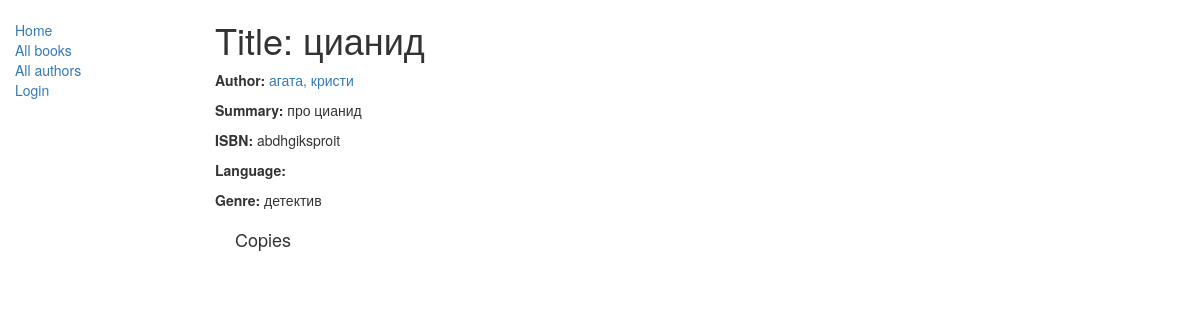
The page /catalog/book/8 on the database as committed earlier.
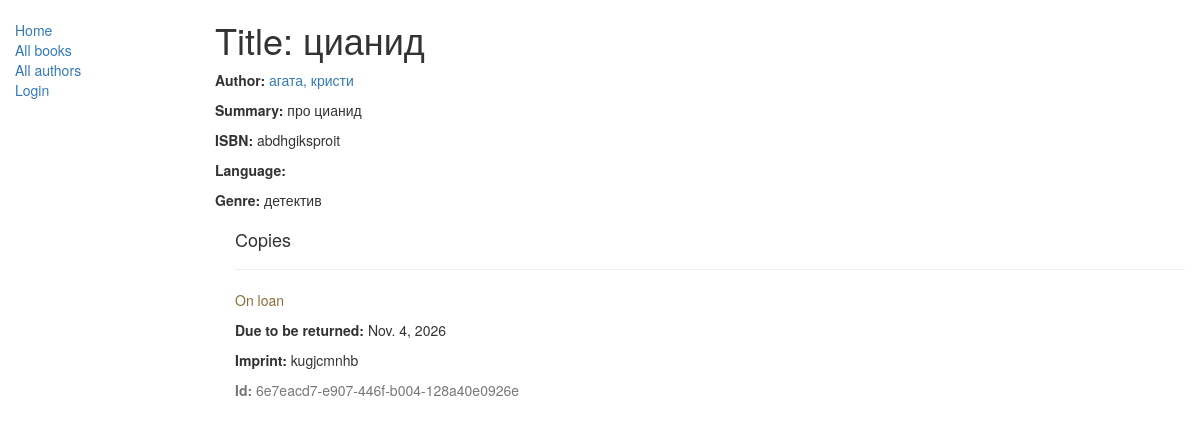
The same page on the database as committed later.
### catalog/models.py (models this page shows, shortened)
class Genre(models.Model):
    name = models.CharField(max_length=200, help_text="Enter a book genre (e.g. Science Fiction, French Poetry etc.)")
    def __str__(self):
        return self.name

class BookInstance(models.Model):
    title = models.CharField(max_length=200)
    id = models.UUIDField(primary_key=True, default=uuid.uuid4,
                          help_text="Unique ID for this particular book across whole library")
    book = models.ForeignKey('Book', on_delete=models.RESTRICT, null=True)
    imprint = models.CharField(max_length=200)
    due_back = models.DateField(null=True, blank=True)
    borrower = models.ForeignKey(settings.AUTH_USER_MODEL, on_delete=models.SET_NULL, null=True, blank=True)
    class LoanStatus(models.TextChoices):
        MAINTENANCE = 'm', 'Maintenance'
        ON_LOAN = 'o', 'On loan'
        AVAILABLE = 'a', 'Available'
        RESERVED = 'r', 'Reserved'
    status = models.CharField(
        max_length=1,
        choices=LoanStatus,
        blank=True,
        default=LoanStatus.MAINTENANCE,
        help_text='Book availability',
    )
    class Meta:
        ordering = ['due_back']

### catalog/views.py (the view)
# urls.py: path('book/<int:pk>', views.BookDetailView.as_view(), name='book-detail'),
class BookDetailView(generic.DetailView):
    model = Book

### catalog/models.py (called while the page is built)
    def __str__(self):
        return '%s, %s' % (self.last_name, self.first_name)

### catalog/templates/catalog/book_detail.html (shortened to what this page needs)
{% extends "base_generic.html" %}
{% block content %}
  <h1>Title: {{ book.title }}</h1>
  <p><strong>Author:</strong> <a href="{% url 'author-detail' book.author.pk %}">{{ book.author }}</a></p>
  <p><strong>Summary:</strong> {{ book.summary }}</p>
  <p><strong>ISBN:</strong> {{ book.isbn }}</p>
  <p><strong>Language:</strong> {{ book.language }}</p>
  <p><strong>Genre:</strong> {% for genre in book.genre.all %} {{ genre }}{% if not forloop.last %}, {% endif %}{% endfor %}</p>
  <div style="margin-left:20px;margin-top:20px">
    <h4>Copies</h4>
    {% for copy in book.bookinstance_set.all %}
    <hr>
    <p class="{% if copy.status == 'a' %}text-success{% elif copy.status == 'd' %}text-danger{% else %}text-warning{% endif %}">{{ copy.get_status_display }}</p>
    {% if copy.status != 'a' %}<p><strong>Due to be returned:</strong> {{copy.due_back}}</p>{% endif %}
    <p><strong>Imprint:</strong> {{copy.imprint}}</p>
    <p class="text-muted"><strong>Id:</strong> {{copy.id}}</p>
    {% endfor %}
  </div>
{% endblock %}
{% block sidebar %}
  {{ block.super }}
{% endblock %}

Rows that differ between the two databases and show on the page:
added BookInstance: status "On loan", due_back "Nov. 4, 2026", imprint "kugjcmnhb", id "6e7eacd7-e907-446f-b004-128a40e0926e"
